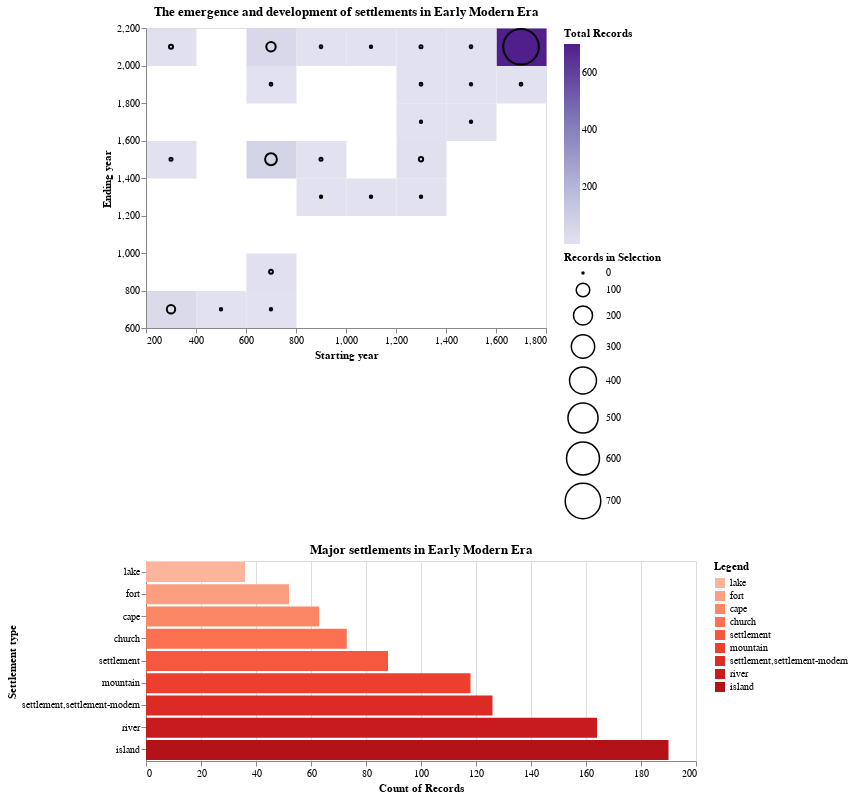

The code cell stored with this chart in its notebook:
### Code cell
alt.vconcat(
    rect + circ,
    bar
).resolve_legend(
    color="independent",
    size="independent"
)

### Figure 1 — Vega-Lite specification as saved in the notebook (floating-point values rounded to 4 significant figures; data arrays with more than 128 entries replaced by an {"elided": "..."} marker saying what was removed)
{"config": {"view": {"continuousWidth": 400, "continuousHeight": 300}}, "vconcat": [{"layer": [{"data": {"name": "data-4af7e05ab88b7b0f757193f2e2ca50ea"}, "mark": "rect", "encoding": {"color": {"type": "quantitative", "aggregate": "count", "legend": {"title": "Total Records"}, "scale": {"scheme": "purples"}}, "x": {"type": "quantitative", "bin": true, "field": "minDate", "title": "Starting year"}, "y": {"type": "quantitative", "bin": true, "field": "maxDate", "title": "Ending year"}}, "title": "The emergence and development of settlements in Early Modern Era"}, {"data": {"name": "data-4af7e05ab88b7b0f757193f2e2ca50ea"}, "mark": "point", "encoding": {"color": {"value": "black"}, "size": {"type": "quantitative", "aggregate": "count", "legend": {"title": "Records in Selection"}}, "x": {"type": "quantitative", "bin": true, "field": "minDate", "title": "Starting year"}, "y": {"type": "quantitative", "bin": true, "field": "maxDate", "title": "Ending year"}}, "title": "The emergence and development of settlements in Early Modern Era", "transform": [{"filter": {"selection": "selector003"}}]}]}, {"data": {"name": "data-4af7e05ab88b7b0f757193f2e2ca50ea"}, "mark": "bar", "encoding": {"color": {"type": "nominal", "field": "featureType", "scale": {"scheme": "reds"}, "sort": "x", "title": "Legend"}, "x": {"type": "quantitative", "aggregate": "count"}, "y": {"type": "nominal", "axis": {"title": "Settlement type"}, "field": "featureType", "sort": "x"}}, "height": 200, "selection": {"selector003": {"type": "single", "encodings": ["y"]}}, "title": "Major settlements in Early Modern Era", "width": 550}], "resolve": {"legend": {"color": "independent", "size": "independent"}}, "$schema": "https://vega.github.io/schema/vega-lite/v4.8.1.json", "datasets": {"data-4af7e05ab88b7b0f757193f2e2ca50ea": {"elided": "910 records"}}}
